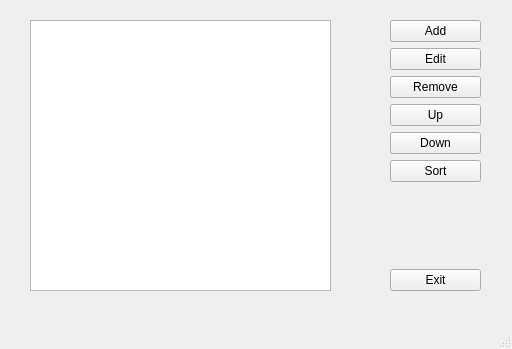
<?xml version="1.0" encoding="UTF-8"?>
<ui version="4.0">
 <class>MainWindow</class>
 <widget class="QMainWindow" name="MainWindow">
  <property name="geometry">
   <rect>
    <x>0</x>
    <y>0</y>
    <width>512</width>
    <height>349</height>
   </rect>
  </property>
  <property name="windowTitle">
   <string>MainWindow</string>
  </property>
  <widget class="QWidget" name="centralwidget">
   <widget class="QListView" name="listView">
    <property name="geometry">
     <rect>
      <x>30</x>
      <y>20</y>
      <width>301</width>
      <height>271</height>
     </rect>
    </property>
   </widget>
   <widget class="QWidget" name="">
    <property name="geometry">
     <rect>
      <x>390</x>
      <y>20</y>
      <width>91</width>
      <height>271</height>
     </rect>
    </property>
    <layout class="QVBoxLayout" name="verticalLayout">
     <item>
      <widget class="QPushButton" name="btn_add">
       <property name="text">
        <string>Add</string>
       </property>
      </widget>
     </item>
     <item>
      <widget class="QPushButton" name="btn_edit">
       <property name="text">
        <string>Edit</string>
       </property>
      </widget>
     </item>
     <item>
      <widget class="QPushButton" name="btn_remove">
       <property name="text">
        <string>Remove</string>
       </property>
      </widget>
     </item>
     <item>
      <widget class="QPushButton" name="btn_up">
       <property name="text">
        <string>Up</string>
       </property>
      </widget>
     </item>
     <item>
      <widget class="QPushButton" name="btn_down">
       <property name="text">
        <string>Down</string>
       </property>
      </widget>
     </item>
     <item>
      <widget class="QPushButton" name="btn_sort">
       <property name="text">
        <string>Sort</string>
       </property>
      </widget>
     </item>
     <item>
      <spacer name="verticalSpacer">
       <property name="orientation">
        <enum>Qt::Vertical</enum>
       </property>
       <property name="sizeHint" stdset="0">
        <size>
         <width>20</width>
         <height>40</height>
        </size>
       </property>
      </spacer>
     </item>
     <item>
      <widget class="QPushButton" name="btn_exit">
       <property name="text">
        <string>Exit</string>
       </property>
      </widget>
     </item>
    </layout>
   </widget>
  </widget>
  <widget class="QMenuBar" name="menubar">
   <property name="geometry">
    <rect>
     <x>0</x>
     <y>0</y>
     <width>512</width>
     <height>21</height>
    </rect>
   </property>
  </widget>
  <widget class="QStatusBar" name="statusbar"/>
 </widget>
 <resources/>
 <connections/>
</ui>
